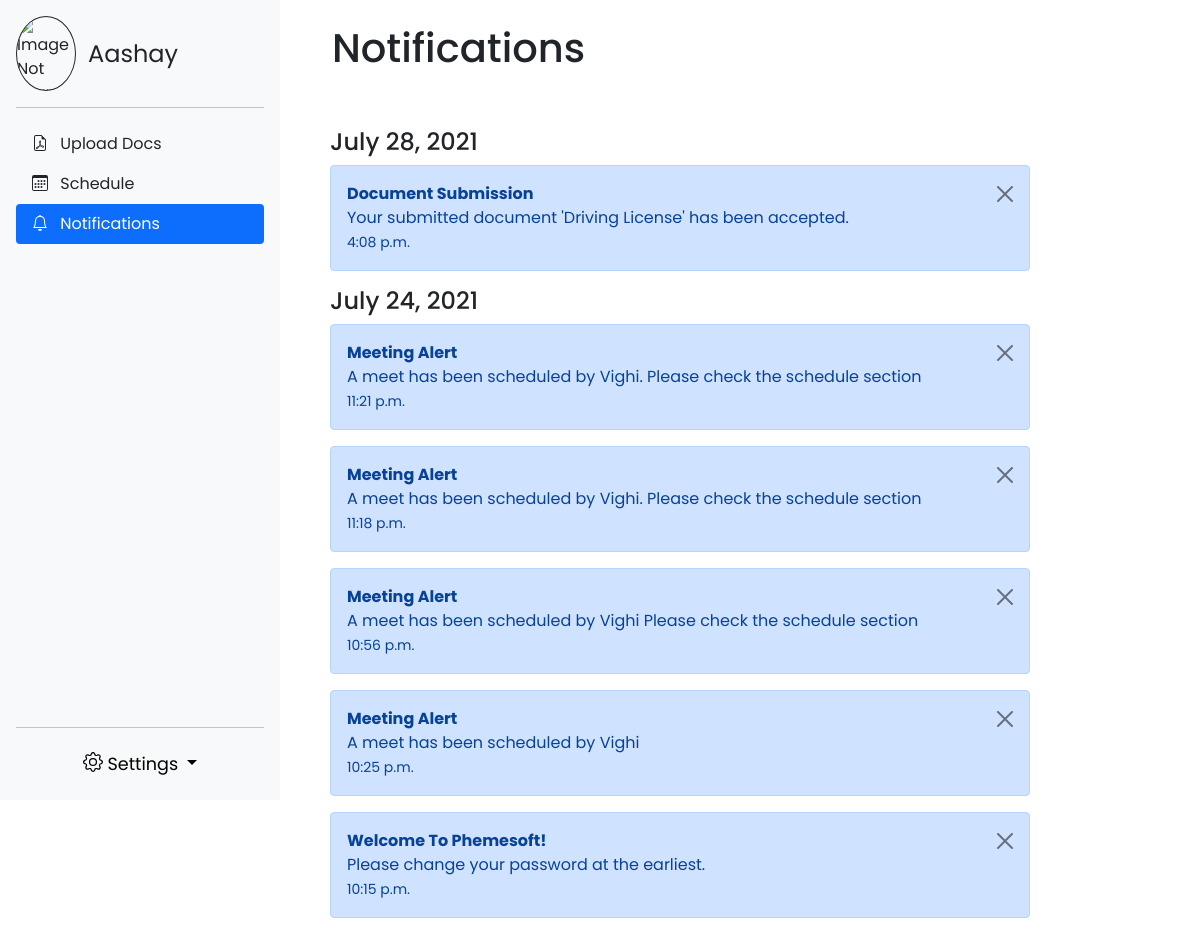
The page /notifications/ (signed in) on the database its author committed.
### hr_pages/models.py (models this page shows)
class UserData(AbstractUser):
    emp_id = CharField(max_length=10, unique=True)
    mobile_no = CharField(max_length=10)
    group_name = CharField(max_length=7)
    prof_pic = models.ImageField(upload_to=user_directory_path, default=None, blank=True, null=True)

### project1/models.py (models this page shows)
class Notifications(models.Model):
    user = ForeignKey(UserData, on_delete=models.CASCADE)
    title = CharField(max_length=255)
    notification = CharField(max_length=255)
    date = DateField(auto_now_add=True)
    time = TimeField(auto_now_add=True)

### project1/views.py (the view)
# urls.py: path("notifications/", views.notifications, name="notifications"),
@login_required
def notifications(request):
    notifs = Notifications.objects.filter(user_id=request.user.id).order_by('-date', '-time')
    return render(request, "notifications.html", {'notifs':notifs})

### templates/notifications.html (shortened to what this page needs)
{% extends 'sidebar.html' %}
{% load static %}
{% block content %}
<head>
    <link href="https://cdn.jsdelivr.net/npm/bootstrap@5.0.2/dist/css/bootstrap.min.css" rel="stylesheet">
    <link rel="stylesheet" href="{% static 'notificationsStyle.css' %}">
</head>
<div class="col-md-9">
    <br>
    <h1>Notifications</h1>
    <br>
    <br>
    <div class="container">
        {% for notif in notifs %}
        <div>
            {% ifchanged %}<p class="h4">{{notif.date}}</p> {% endifchanged %}
        </div>
        <div class="alert alert-primary alert-dismissible fade show" onclick="location.href='/del_notif/?id={{notif.id}}'" role="alert">
            <strong>{{notif.title}}</strong>
            <br>
                    {{notif.notification}}
            <br>
            <small>{{notif.time}}</small>
            <button type="button" class="btn-close" data-bs-dismiss="alert" aria-label="Close"></button>
        </div>
        {% empty %}
        <h4>No New Notifications</h4>
        {% endfor %}
    </div>
</div>
{% endblock %}

### templates/sidebar.html (shortened to what this page needs)
<!doctype html>
{% load static %}
<html lang="en">
  <head>
    <link href="https://cdn.jsdelivr.net/npm/bootstrap@5.0.2/dist/css/bootstrap.min.css" rel="stylesheet">
    <link href="{% static 'sidebars.css' %}" rel="stylesheet">
  </head>
  <body>
    <div class="row">
      <div class="col-md-3">
        <main>
          <div class="d-flex flex-column flex-shrink-0 p-3 bg-light" style="width: 280px;">
            <a class="d-flex align-items-center mb-3 mb-md-0 me-md-auto link-dark text-decoration-none">
              <img src="/media/{{user.prof_pic}}" alt="Image Not Found" onerror=this.src="https://upload.wikimedia.org/wikipedia/en/0/03/Walter_White_S5B.png" class="rounded-circle">
              <span class="fs-4">{{ user.get_short_name }}</span>
            </a>
            <hr>
            <ul class="nav nav-pills flex-column mb-auto" id="nav">
              {% if user.is_staff %}
              <li class="nav-item">
                <a href="/hr/emp_info/" class="nav-link link-dark" id="emp" aria-current="page">
                  <svg class="bi me-2" xmlns="http://www.w3.org/2000/svg" width="16" height="16" fill="currentColor" class="bi bi-person-badge" viewBox="0 0 16 16">
                    <path d="M6.5 2a.5.5 0 0 0 0 1h3a.5.5 0 0 0 0-1h-3zM11 8a3 3 0 1 1-6 0 3 3 0 0 1 6 0z"/>
                    <path d="M4.5 0A2.5 2.5 0 0 0 2 2.5V14a2 2 0 0 0 2 2h8a2 2 0 0 0 2-2V2.5A2.5 2.5 0 0 0 11.5 0h-7zM3 2.5A1.5 1.5 0 0 1 4.5 1h7A1.5 1.5 0 0 1 13 2.5v10.795a4.2 4.2 0 0 0-.776-.492C11.392 12.387 10.063 12 8 12s-3.392.387-4.224.803a4.2 4.2 0 0 0-.776.492V2.5z"/>
                  </svg>
                  Employees
                </a>
              </li>
              {% else %}
              <li class="nav-item">
                <a href="/emp/up_docs/" class="nav-link link-dark" id="up_doc" aria-current="page">
                  Upload Docs
                </a>
              </li>
              {% endif %}
              <li class="nav-item">
                <a href="/schedule/" class="nav-link link-dark" id="schedule">
                  Schedule
                </a>
              </li>
              <li class="nav-item">
                <a href="/notifications/" class="nav-link link-dark" id="notif">
                  Notifications {% if request.session.n_count != 0 %} {% endif %}
                </a>
              </li>
            </ul>
            <hr>
              <button class="btn btn-light dropdown-toggle" style="font-size: 110%;" type="button" id="dropdownMenuButton1" data-bs-toggle="dropdown" aria-expanded="false">
                Settings
              </button>
          </div>
        </main>
      </div>
      {% block content %} Content {% endblock %}
    </div>
  </body>
</html>

### static/sidebars.css (style rules this page uses)
body { min-height: 100vh; min-height: -webkit-fill-available; }
html { height: -webkit-fill-available; }
main { display: flex; flex-wrap: nowrap; height: 100%; height: -webkit-fill-available; max-height: 100vh; overflow-x: auto; overflow-y: hidden; position: fixed; }
.bi { vertical-align: -.125em; pointer-events: none; fill: currentColor; }
.dropdown-toggle { outline: 0; }
.rounded-circle { border:1px solid; border-radius:500px; width:60px; height:75px; }
span.fs-4 { margin-left: 0.5em; }

### static/notificationsStyle.css (style rules this page uses)
* { margin-left: 0; padding: 0; box-sizing: border-box; font-family: "Poppins", sans-serif; }
h1 { margin-left: 0.65em; }
.alert { display: block; max-width: 700px; }

### rows shown on the page
UserData: get_short_name "Aashay"
Notifications: date "July 28, 2021", title "Document Submission", notification "Your submitted document 'Driving License' has been accepted.", time "4:08 p.m."
Notifications: date "July 24, 2021", title "Meeting Alert", notification "A meet has been scheduled by Vighi. Please check the schedule section", time "11:21 p.m."
Notifications: title "Meeting Alert", notification "A meet has been scheduled by Vighi. Please check the schedule section", time "11:18 p.m."
Notifications: title "Meeting Alert", notification "A meet has been scheduled by Vighi Please check the schedule section", time "10:56 p.m."
Notifications: title "Meeting Alert", notification "A meet has been scheduled by Vighi", time "10:25 p.m."
Notifications: title "Welcome To Phemesoft!", notification "Please change your password at the earliest.", time "10:15 p.m."
